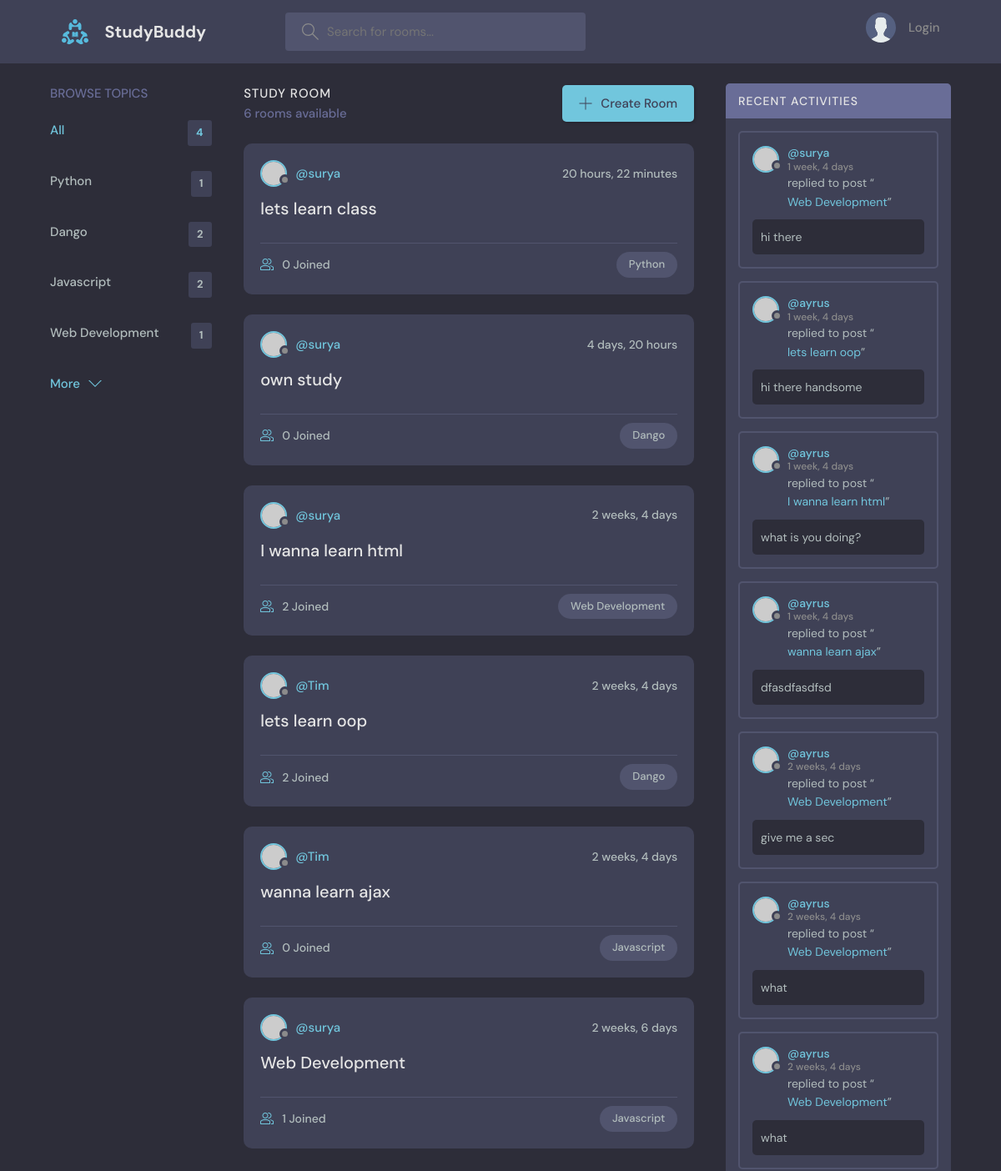
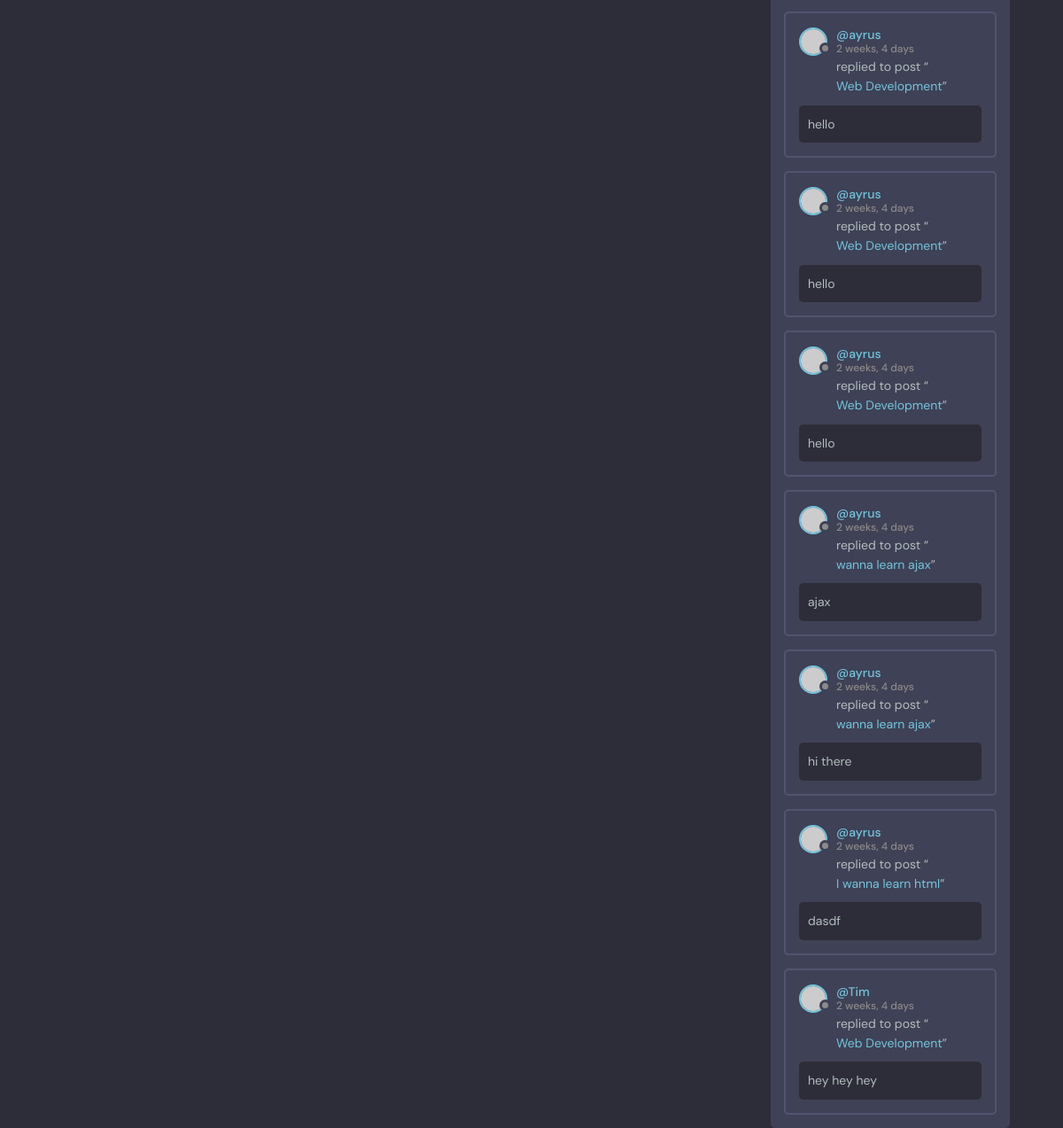
The page / on the database its author committed (2 pictures, top to bottom).
### base/models.py (models this page shows, shortened)
class Topic(models.Model):
    name = models.CharField(max_length=200)

class Room(models.Model):
    host =models.ForeignKey(User, on_delete=models.SET_NULL, null=True)
    topic =models.ForeignKey(Topic, on_delete=models.SET_NULL, null=True)
    name = models.CharField(max_length=200)
    Description = models.TextField(null=True, blank=True)
    participants =models.ManyToManyField(User, related_name='participants', blank=True)
    updated = models.DateTimeField(auto_now=True)
    created = models.DateTimeField(auto_now_add=True)
    class Meta:
        ordering = ['-updated', '-created'] #newest item is shown first
    def __str__(self):
        return self.name

class Message(models.Model):
    user = models.ForeignKey(User, on_delete=models.CASCADE)
    room = models.ForeignKey(Room, on_delete=models.CASCADE)
    body = models.TextField()
    updated = models.DateTimeField(auto_now=True)
    created = models.DateTimeField(auto_now_add=True)
    class Meta:
        ordering = ['-updated', '-created'] #newest item is shown first

### base/views.py (the view)
# urls.py: 2. Add a URL to urlpatterns:  path('', views.home, name='home')
def home(request):
    q = request.GET.get('q') if request.GET.get('q')!= None else ''
    rooms = Room.objects.filter(
        Q( topic__name__icontains=q)|
        Q(name__icontains=q) |
        Q(Description__icontains=q)
        )
    topics = Topic.objects.all()
    room_count = rooms.count() #to count the rooms
    room_messages = Message.objects.filter(Q(room__topic__name__icontains=q))
    context = {'rooms':rooms, 'topics': topics, 'room_count':room_count, 'room_messages': room_messages}
    return render(request, 'base/home.html',context) # or { 'rooms':rooms} instead of context directly

### base/templates/base/home.html (shortened to what this page needs)
{% extends 'main.html' %}
{% block content %}
    <main class="layout layout--3">
      <div class="container">
        {% include 'base/topics_components.html' %}
        <div class="roomList">
          <div class="roomList__header">
            <div>
              <h2>Study Room</h2>
              <p>{{ room_count }} rooms available</p>
            </div>
            <a class="btn btn--main" href="{% url 'create-room' %}">
              <svg version="1.1" xmlns="http://www.w3.org/2000/svg" width="32" height="32" viewBox="0 0 32 32">
                <title>add</title>
                <path
                  d="M16.943 0.943h-1.885v14.115h-14.115v1.885h14.115v14.115h1.885v-14.115h14.115v-1.885h-14.115v-14.115z"
                ></path>
              </svg>
              Create Room
            </a>
          </div>
          {% include 'base/feed_components.html' %}
        </div>
        {% include 'base/activity_components.html' %}
      </div>
    </main>
{% endblock content %}

### base/templates/base/topics_components.html
<div class="topics">
    <div class="topics__header">
        <h2>Browse Topics</h2>
    </div>
            <ul class="topics__list">
              <li>
                <a href="{% url 'home' %}" class="active">All <span>{{topics.count}}</span></a>
              </li>
              <li>
                {% for topic in topics %}
                    <a href="{% url 'home' %}?q={{topic.name}}">{{topic.name}} <span>{{topic.room_set.all.count}}</span> </a>
                {%endfor%}
                </li>
            </ul>
            <a class="btn btn--link" href="/">
              More
              <svg version="1.1" xmlns="http://www.w3.org/2000/svg" width="32" height="32" viewBox="0 0 32 32">
                <title>chevron-down</title>
                <path d="M16 21l-13-13h-3l16 16 16-16h-3l-13 13z"></path>
              </svg>
            </a>
</div>

### base/templates/base/feed_components.html (shortened to what this page needs)
{% for room in rooms %}
<div class="roomListRoom">
    <div class="roomListRoom__header">
      <a href="{% url 'user-profile' room.host.id %}" class="roomListRoom__author">
        <div class="avatar avatar--small">
          <img src="https://randomuser.me/api/portraits/women/11.jpg" />
        </div>
        <span>@{{room.host.username}}</span>
      </a>
      <div class="roomListRoom__actions">
        <span>{{ room.created|timesince }}</span>
      </div>
    </div>
    <div class="roomListRoom__content">
      <a href="{% url 'rooms' room.id %}">{{room.name}}</a>
    </div>
    <div class="roomListRoom__meta">
      <a href="{% url 'rooms' room.id %}" class="roomListRoom__joined">
        {{room.participants.all.count}} Joined
      </a>
      <p class="roomListRoom__topic">{{room.topic.name}}</p>
    </div>
</div>
{% endfor%}

### base/templates/base/activity_components.html (shortened to what this page needs)
<div class="activities">
    <div class="activities__header">
      <h2>Recent Activities</h2>
    </div>
    {% for message in room_messages %}
    <div class="activities__box">
      <div class="activities__boxHeader roomListRoom__header">
            <a href="{% url 'user-profile' message.user.id %}" class="roomListRoom__author">
            <div class="avatar avatar--small">
                <img src="https://randomuser.me/api/portraits/women/11.jpg" />
            </div>
            <p>
                @{{message.user}}
                <span>{{message.created| timesince}}</span>
            </p>
            </a>
      </div>
      <div class="activities__boxContent">
        <p>replied to post “<a href="{% url 'rooms' message.room.id %}">{{message.room}}</a>”</p>
        <div class="activities__boxRoomContent">
          {{message.body}}
        </div>
      </div>
    </div>
    {%endfor%}
</div>

### rows shown on the page
Topic: name "Python", room_set.all.count "1"
Topic: name "Dango", room_set.all.count "2"
Topic: name "Javascript", room_set.all.count "2"
Topic: name "Web Development", room_set.all.count "1"
Room: host.username "surya", created "20 hours, 22 minutes", name "lets learn class", participants.all.count "0", topic.name "Python"
Room: host.username "surya", created "4 days, 20 hours", name "own study", participants.all.count "0", topic.name "Dango"
Room: host.username "surya", created "2 weeks, 4 days", name "I wanna learn html", participants.all.count "2", topic.name "Web Development"
Room: host.username "Tim", created "2 weeks, 4 days", name "lets learn oop", participants.all.count "2", topic.name "Dango"
Room: host.username "Tim", created "2 weeks, 4 days", name "wanna learn ajax", participants.all.count "0", topic.name "Javascript"
Room: host.username "surya", created "2 weeks, 6 days", name "Web Development", participants.all.count "1", topic.name "Javascript"
Message: user "surya", created "1 week, 4 days", room "Web Development", body "hi there"
Message: user "ayrus", created "1 week, 4 days", room "lets learn oop", body "hi there handsome"
Message: user "ayrus", created "1 week, 4 days", room "I wanna learn html", body "what is you doing?"
Message: user "ayrus", created "1 week, 4 days", room "wanna learn ajax", body "dfasdfasdfsd"
Message: user "ayrus", created "2 weeks, 4 days", room "Web Development", body "give me a sec"
Message: user "ayrus", created "2 weeks, 4 days", room "Web Development", body "what"
Message: user "ayrus", created "2 weeks, 4 days", room "Web Development", body "what"
Message: user "ayrus", created "2 weeks, 4 days", room "Web Development", body "hello"
Message: user "ayrus", created "2 weeks, 4 days", room "Web Development", body "hello"
Message: user "ayrus", created "2 weeks, 4 days", room "Web Development", body "hello"
Message: user "ayrus", created "2 weeks, 4 days", room "wanna learn ajax", body "ajax"
Message: user "ayrus", created "2 weeks, 4 days", room "wanna learn ajax", body "hi there"
Message: user "ayrus", created "2 weeks, 4 days", room "I wanna learn html", body "dasdf"
Message: user "Tim", created "2 weeks, 4 days", room "Web Development", body "hey hey hey"

### other values the page prints
{{ topics.count }} "4"
{{ room_count }} "6"
